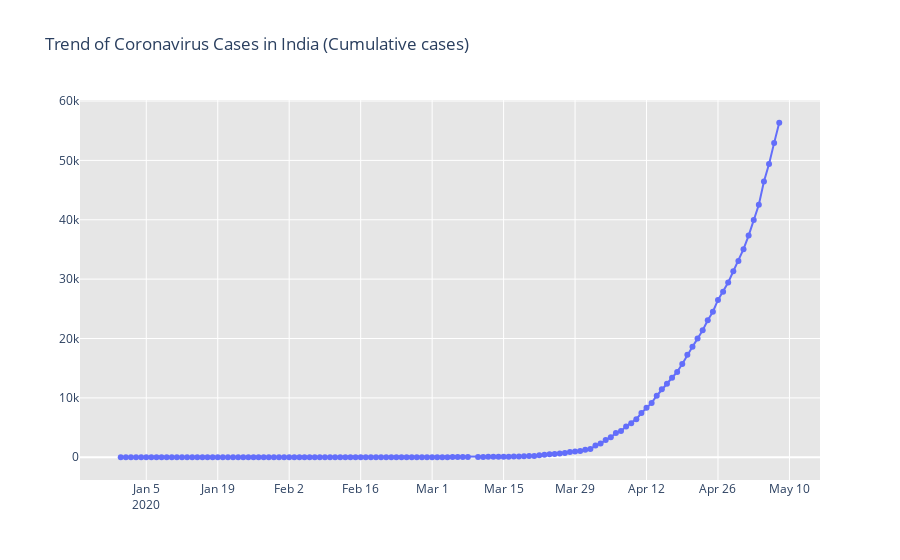
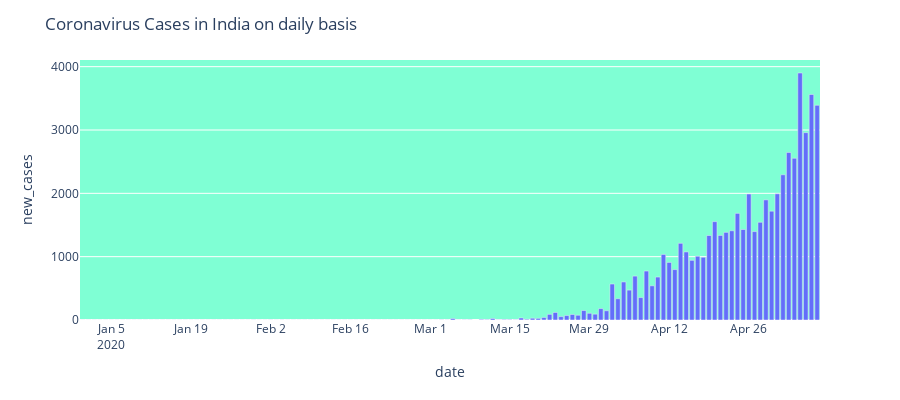

The notebook cell these images were saved under, in order:
### Markdown cell above
### How the Coronavirus cases are rising?

### Code cell
#Learn how to create interactive graphs using plotly
# import plotly.graph_objects as go
# Rise of COVID-19 cases in India
fig = go.Figure()
fig.add_trace(go.Scatter(x=dd_India['date'], y = dd_India['total_cases'], mode='lines+markers',name='total_cases'))
fig.update_layout(title_text='Trend of Coronavirus Cases in India (Cumulative cases)',plot_bgcolor='rgb(230,230,230)')
fig.show()

# New COVID-19 cases reported daily in India

import plotly.express as px
fig = px.bar(dd_India, x="date", y="new_cases", barmode='group', height=400)
fig.update_layout(title_text='Coronavirus Cases in India on daily basis',plot_bgcolor='rgb(230,230,230)')

fig.show()

### Figure 1 — Plotly figure (JSON) as saved in the notebook; plotly's stock layout.template omitted (floating-point values rounded to 4 significant figures; data arrays with more than 128 entries replaced by an {"elided": "..."} marker saying what was removed)
{"data": [{"mode": "lines+markers", "name": "total_cases", "type": "scatter", "x": {"elided": "129 str values"}, "y": {"elided": "129 int values"}}], "layout": {"plot_bgcolor": "rgb(230,230,230)", "title": {"text": "Trend of Coronavirus Cases in India (Cumulative cases)"}}}

### Figure 2 — Plotly figure (JSON) as saved in the notebook; plotly's stock layout.template omitted (floating-point values rounded to 4 significant figures; data arrays with more than 128 entries replaced by an {"elided": "..."} marker saying what was removed)
{"data": [{"alignmentgroup": "True", "hovertemplate": "date=%{x}<br>new_cases=%{y}<extra></extra>", "legendgroup": "", "marker": {"color": "#636efa"}, "name": "", "offsetgroup": "", "orientation": "v", "showlegend": false, "textposition": "auto", "type": "bar", "x": {"elided": "129 str values"}, "xaxis": "x", "y": {"elided": "129 int values"}, "yaxis": "y"}], "layout": {"barmode": "group", "height": 400, "legend": {"tracegroupgap": 0}, "margin": {"t": 60}, "plot_bgcolor": "rgb(127, 255, 212)", "title": {"text": "Coronavirus Cases in India on daily basis"}, "xaxis": {"anchor": "y", "domain": [0, 1], "title": {"text": "date"}}, "yaxis": {"anchor": "x", "domain": [0, 1], "title": {"text": "new_cases"}}}}
